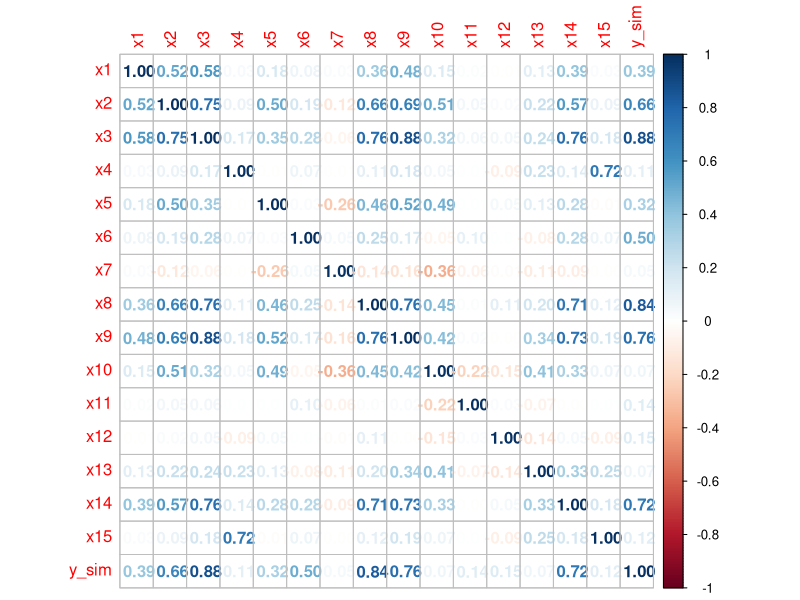

Write R code to recreate this figure.
# load libraries
library(tidyverse)
library(corrplot)

#set seed
set.seed(742)

# load data
data <- read.csv("data_generic.csv")

# fit base model
# here we include x10
mod1 <- lm(y~x1+ x2 + x3 +x4 +x5 +x6 +x7 +x8 +x9 +x10, data = data)
coefs1 <- unname(mod1$coefficients)

# Here we shift. mod1=parsim, mod2 = undefit, mod3=false, mod4 = overfit.
# Also parsim_mod1 includes x7 and x8.



# set error
e <- rnorm(length(data$x1), mean = 0, sd = 10000)

# generate dependent variable from regression model
# include x10
y_sim <- coefs1[1] + (coefs1[2] * data$x1)  + (coefs1[3] * data$x2) +
        (coefs1[4] * data$x3) + (coefs1[5] * data$x4) + 
        (coefs1[6] * data$x5) + (coefs1[7] * data$x6) +
        (coefs1[8] * data$x7) + (coefs1[9] * data$x8) +
        (coefs1[10] * data$x9) +(coefs1[11] * data$x10)+ e

# make new data frame
sim_data <- bind_cols(data[,1:15], y_sim)
# make sure last column is called y_sim
colnames(sim_data)[16] <- "y_sim"

# parsimonious model
# x1 through x9
parsim_mod1 <- lm(y_sim~ x1 +x2 +x3 + x4 + x5 + x6 +x7 +x8 +x9,
                  data = sim_data)

# under-fit model
under_mod2 <- lm(y_sim ~ x1 + x2 +x3, data = sim_data)

# false model
false_mod3 <- lm(y_sim ~ x1 + x3 + x5 + x7 + x10 + x11 + x12 + x14,
                 data = sim_data)

# saturated/over-fit model
over_mod4 <- lm(y_sim~., data = sim_data)

# calculate model selection criteria
r_sqr <- c(summary(parsim_mod1)$r.squared,
           summary(under_mod2)$r.squared, summary(false_mod3)$r.squared,
           summary(over_mod4)$r.squared)

adj_r_sqr <- c(summary(parsim_mod1)$adj.r.squared,
               summary(under_mod2)$adj.r.squared, 
               summary(false_mod3)$adj.r.squared,
               summary(over_mod4)$adj.r.squared)

AIC <- c(AIC(parsim_mod1), AIC(under_mod2), 
         AIC(false_mod3), AIC(over_mod4))

BIC <- c(BIC(parsim_mod1), BIC(under_mod2), 
         BIC(false_mod3), BIC(over_mod4))



# r-squared criteria indicate model with largest value
r_sqr_select <- which.max(r_sqr)
adj_r_sqr_select <- which.max(adj_r_sqr)

# AIC and BIC indicate the model with smallest value
AIC_select <- which.min(AIC)
BIC_select <- which.min(BIC)

# make selections vector
selections <- c(r_sqr_select, adj_r_sqr_select, 
                AIC_select, BIC_select)
names(selections) <- c("r_sqr_select", "adj_r_sqr_select",
                       "AIC_select", "BIC_select")

# examine selections  and criteria              
selections
r_sqr
adj_r_sqr
AIC
BIC
# examine correlation plot
corrplot(cor(sim_data),method = "number")

